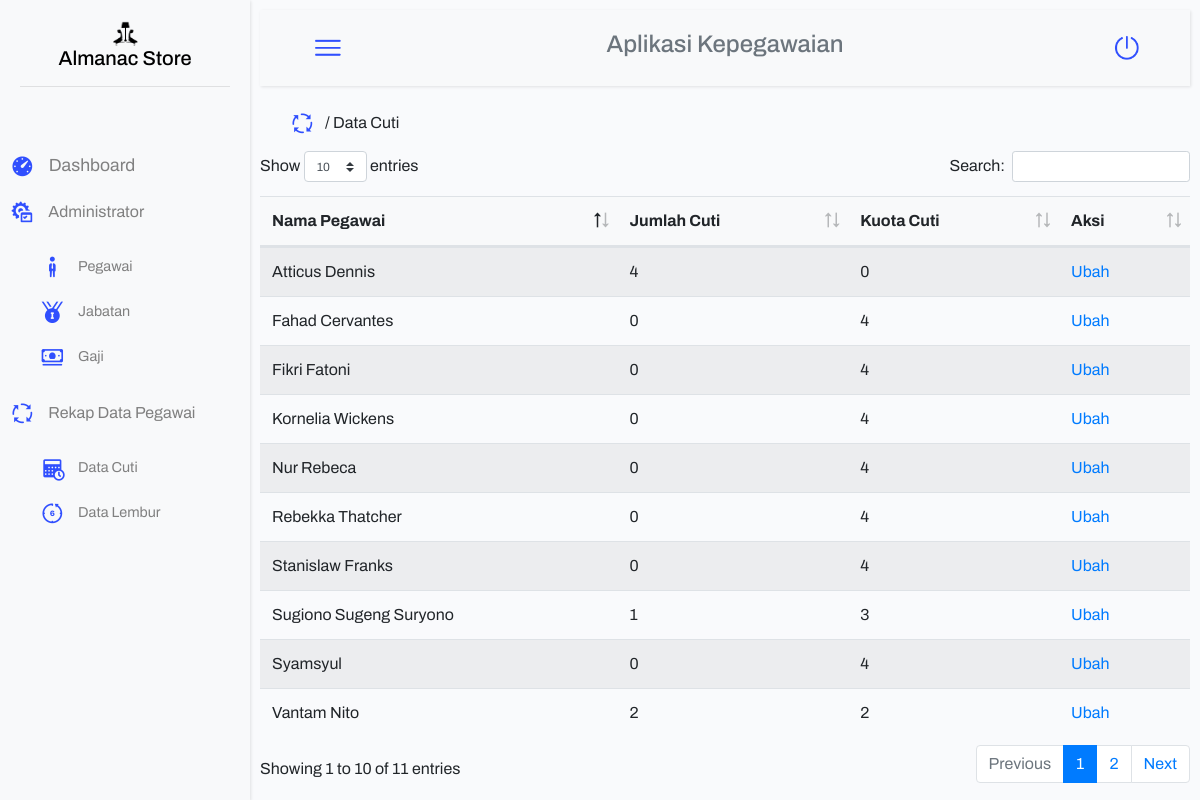
The page /view/cuti.php (signed in) on the database its author committed.
### tables this page shows
CREATE TABLE `cuti` (
  `id_cuti` int(11) NOT NULL,
  `id_pegawai` varchar(5) NOT NULL,
  `jumlah_cuti` int(11) NOT NULL,
  `kuota_cuti` int(11) NOT NULL
);

CREATE TABLE `pegawai` (
  `id_pegawai` varchar(5) NOT NULL,
  `id_jabatan` varchar(5) NOT NULL,
  `nama_pegawai` varchar(30) NOT NULL,
  `tanggal_lahir` date NOT NULL,
  `jenis_kelamin` varchar(10) NOT NULL,
  `no_hp` varchar(13) NOT NULL,
  `email` varchar(30) NOT NULL,
  `alamat` text NOT NULL
);

### view/cuti.php (the view, shortened to what this page needs)
<?php
    require "../config/conn_db.php";
    include "../header.php";
?>
<div class="container-fluid">
            <div class="row" style="padding: 15px;">
                <div class="col">
                    <img class="icn-20" src="../asset/icons/icons8_Process_50px.png">/ Data Cuti
                </div>
                <div class="col">
                </div>
                <div class="col">
                </div>
            </div>
        <div class="row">
            <div class="table-responsive">
            <table class="table table-striped" id="tables">
            	<thead class="bg-light" >
            		<tr>
            			<th>Nama Pegawai</th>
            			<th>Jumlah Cuti </th>
            			<th>Kuota Cuti</th>
                        <th>Aksi</th>
            		</tr>
                </thead>
            		<tbody>
                    <?php
                            $selectCuti = "SELECT * FROM cuti, pegawai WHERE cuti.id_pegawai=pegawai.id_pegawai";
                            $getCuti = mysqli_query($conn, $selectCuti);
                            while ($fetchCuti = mysqli_fetch_array($getCuti)) { ?>
                            <tr>
                                <td><?= $fetchCuti["nama_pegawai"] ?></td>
                                <td><?= $fetchCuti["jumlah_cuti"] ?></td>
                                <td><?= $fetchCuti['kuota_cuti'] ?></td>
                                <td><a data-toggle="modal" href="#ubahdata<?= $fetchCuti['id_cuti'] ?>"> Ubah </a>
                                </td>
                            </tr>
                        <?php } ?>
            		</tbody>
            </table>
        </div>
    </div>
</div>
<?php
    include"../footer.php";
?>

### asset/css/style1.css (style rules this page uses)
.bg { background: #f9fafc; font-family: 'Archivo', sans-serif; }
.icn-20 { height: 25px; width: 25px; margin-right: 10px; }

### rows shown on the page
cuti: id_pegawai.nama_pegawai "Sugiono Sugeng Suryono", jumlah_cuti "1", kuota_cuti "3"
cuti: id_pegawai.nama_pegawai "Nur Rebeca", jumlah_cuti "0", kuota_cuti "4"
cuti: id_pegawai.nama_pegawai "Syamsyul", jumlah_cuti "0", kuota_cuti "4"
cuti: id_pegawai.nama_pegawai "Fahad Cervantes", jumlah_cuti "0", kuota_cuti "4"
cuti: id_pegawai.nama_pegawai "Kornelia Wickens", jumlah_cuti "0", kuota_cuti "4"
cuti: id_pegawai.nama_pegawai "Rebekka Thatcher", jumlah_cuti "0", kuota_cuti "4"
cuti: id_pegawai.nama_pegawai "Stanislaw Franks", jumlah_cuti "0", kuota_cuti "4"
cuti: id_pegawai.nama_pegawai "Atticus Dennis", jumlah_cuti "4", kuota_cuti "0"
cuti: id_pegawai.nama_pegawai "Fikri Fatoni", jumlah_cuti "0", kuota_cuti "4"
cuti: id_pegawai.nama_pegawai "Vantam Nito", jumlah_cuti "2", kuota_cuti "2"
